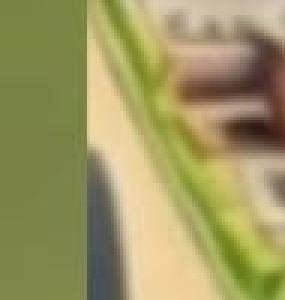
#> input picture spot_the_difference/scratch/crop_river_a_correct.png, 95 x 100 px, found by its file name (shown 3 times larger)
$ python find_max_diff_location.py
#> lines starting #> are read from the running program, lines starting #| are printed output that depends on the picture
import cv2
import numpy as np

crop_a = cv2.imread("/Users/nicksng/code/puzzle-portal/spot_the_difference/scratch/crop_river_a_correct.png")
#> crop_a is the input picture: shape (100, 95, 3); mean B, G, R 98.1, 151.9, 158.5
crop_b = cv2.imread("/Users/nicksng/code/puzzle-portal/spot_the_difference/scratch/crop_river_b_aligned_correct.png")
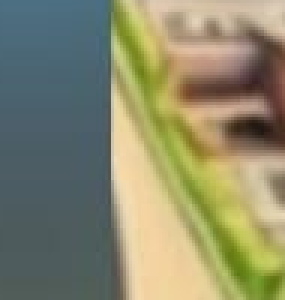
#> input picture spot_the_difference/scratch/crop_river_b_aligned_correct.png, 95 x 100 px, found by its file name (shown 3 times larger)
#> crop_b is the input picture: shape (100, 95, 3); mean B, G, R 107.9, 137.2, 138.1

diff = cv2.absdiff(crop_a, crop_b)
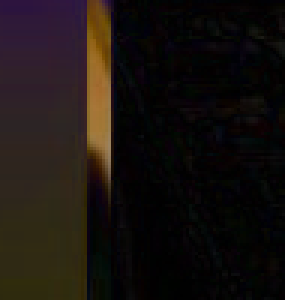
#> diff: shape (100, 95, 3) (shown 3 times larger); mean B, G, R 15.2, 18.1, 24.1
gray_diff = cv2.cvtColor(diff, cv2.COLOR_BGR2GRAY)
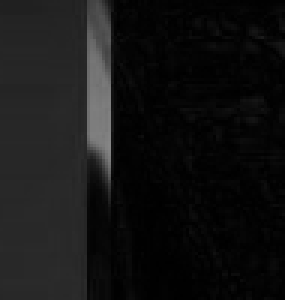
#> gray_diff: shape (100, 95) (shown 3 times larger); min 0, max 134, mean 19.6

max_val = np.max(gray_diff)
#> max_val = 134
max_loc = np.unravel_index(np.argmax(gray_diff), gray_diff.shape)
#> max_loc = (48, 36)
print(f"Max grayscale diff value: {max_val} at local pixel (y={max_loc[0]}, x={max_loc[1]})")
#| Max grayscale diff value: 134 at local pixel (y=48, x=36)

# Global coordinate in img_a:
# cx, cy = 45, 421
# x1, x2 = max(0, cx - 50) = 0, min(w, cx + 50) = 95
# y1, y2 = max(0, cy - 50) = 371, min(h, cy + 50) = 471
global_x = max_loc[1] + 0
#> global_x = 36
global_y = max_loc[0] + 371
#> global_y = 419
print(f"Global coordinate in img_a: x={global_x}, y={global_y}")
#| Global coordinate in img_a: x=36, y=419

# Print count of pixels with difference > 20, 30, 40
print(f"Number of pixels with diff > 20: {np.sum(gray_diff > 20)}")
#| Number of pixels with diff > 20: 3404
print(f"Number of pixels with diff > 30: {np.sum(gray_diff > 30)}")
#| Number of pixels with diff > 30: 3360
print(f"Number of pixels with diff > 40: {np.sum(gray_diff > 40)}")
#| Number of pixels with diff > 40: 1051

# Let's list the top 10 local locations of highest differences
indices = np.argsort(gray_diff.ravel())[::-1][:10]
#> indices = [4596, 4501, 4691, 4406, 4311, 4500, 4216, 4595, 4786, 4690]
print("\nTop 10 differences in the crop:")
print("Rank | Local (y, x) | Global (y, x) | Diff Value")
print("-" * 50)
for rank, idx in enumerate(indices):
    y, x = np.unravel_index(idx, gray_diff.shape)
    val = gray_diff[y, x]
    print(f"{rank+1:4d} | ({y:3d}, {x:3d})   | ({y+371:3d}, {x:3d})   | {val}")
#> this loop made 10 passes
#> (idx, y, x, val) on passes 1 to 10: (4596, 48, 36, 134), (4501, 47, 36, 133), (4691, 49, 36, 133), (4406, 46, 36, 131), (4311, 45, 36, 131), (4500, 47, 35, 130), (4216, 44, 36, 130), (4595, 48, 35, 130), (4786, 50, 36, 130), (4690, 49, 35, 129)
#|    1 | ( 48,  36)   | (419,  36)   | 134
#|    2 | ( 47,  36)   | (418,  36)   | 133
#|    3 | ( 49,  36)   | (420,  36)   | 133
#|    4 | ( 46,  36)   | (417,  36)   | 131
#|    5 | ( 45,  36)   | (416,  36)   | 131
#|    6 | ( 47,  35)   | (418,  35)   | 130
#|    7 | ( 44,  36)   | (415,  36)   | 130
#|    8 | ( 48,  35)   | (419,  35)   | 130
#> (further printed lines are left out)
